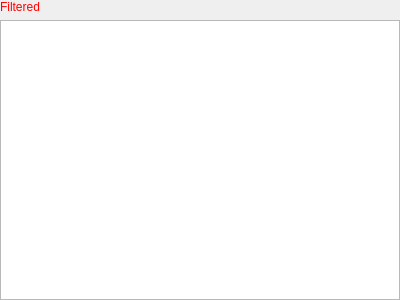
<?xml version="1.0" encoding="UTF-8"?>
<ui version="4.0">
 <class>WsjtxWidget</class>
 <widget class="QWidget" name="WsjtxWidget">
  <property name="geometry">
   <rect>
    <x>0</x>
    <y>0</y>
    <width>400</width>
    <height>300</height>
   </rect>
  </property>
  <property name="windowTitle">
   <string>Form</string>
  </property>
  <layout class="QVBoxLayout" name="verticalLayout">
   <property name="leftMargin">
    <number>0</number>
   </property>
   <property name="topMargin">
    <number>0</number>
   </property>
   <property name="rightMargin">
    <number>0</number>
   </property>
   <property name="bottomMargin">
    <number>0</number>
   </property>
   <item>
    <widget class="QLabel" name="filteredLabel">
     <property name="sizePolicy">
      <sizepolicy hsizetype="Maximum" vsizetype="Maximum">
       <horstretch>0</horstretch>
       <verstretch>0</verstretch>
      </sizepolicy>
     </property>
     <property name="styleSheet">
      <string notr="true">color: red</string>
     </property>
     <property name="text">
      <string>Filtered</string>
     </property>
     <property name="alignment">
      <set>Qt::AlignCenter</set>
     </property>
     <property name="textInteractionFlags">
      <set>Qt::NoTextInteraction</set>
     </property>
    </widget>
   </item>
   <item>
    <widget class="QTableView" name="tableView">
     <property name="focusPolicy">
      <enum>Qt::ClickFocus</enum>
     </property>
     <property name="contextMenuPolicy">
      <enum>Qt::ActionsContextMenu</enum>
     </property>
     <property name="sizeAdjustPolicy">
      <enum>QAbstractScrollArea::AdjustToContents</enum>
     </property>
     <property name="editTriggers">
      <set>QAbstractItemView::NoEditTriggers</set>
     </property>
     <property name="tabKeyNavigation">
      <bool>false</bool>
     </property>
     <property name="alternatingRowColors">
      <bool>true</bool>
     </property>
     <property name="selectionMode">
      <enum>QAbstractItemView::SingleSelection</enum>
     </property>
     <property name="selectionBehavior">
      <enum>QAbstractItemView::SelectRows</enum>
     </property>
     <property name="verticalScrollMode">
      <enum>QAbstractItemView::ScrollPerPixel</enum>
     </property>
     <property name="horizontalScrollMode">
      <enum>QAbstractItemView::ScrollPerPixel</enum>
     </property>
     <property name="sortingEnabled">
      <bool>true</bool>
     </property>
     <attribute name="horizontalHeaderMinimumSectionSize">
      <number>24</number>
     </attribute>
     <attribute name="horizontalHeaderDefaultSectionSize">
      <number>100</number>
     </attribute>
     <attribute name="horizontalHeaderHighlightSections">
      <bool>true</bool>
     </attribute>
     <attribute name="horizontalHeaderShowSortIndicator" stdset="0">
      <bool>true</bool>
     </attribute>
     <attribute name="horizontalHeaderStretchLastSection">
      <bool>true</bool>
     </attribute>
     <attribute name="verticalHeaderVisible">
      <bool>true</bool>
     </attribute>
     <attribute name="verticalHeaderMinimumSectionSize">
      <number>20</number>
     </attribute>
     <attribute name="verticalHeaderDefaultSectionSize">
      <number>20</number>
     </attribute>
     <attribute name="verticalHeaderStretchLastSection">
      <bool>false</bool>
     </attribute>
    </widget>
   </item>
  </layout>
  <action name="actionDisplayedColumns">
   <property name="text">
    <string>Column Visibility...</string>
   </property>
   <property name="toolTip">
    <string>Which columns should be displayed</string>
   </property>
  </action>
  <action name="actionFilter">
   <property name="icon">
    <iconset resource="../res/icons/icons.qrc">
     <normaloff>:/icons/filter_list-24px.svg</normaloff>:/icons/filter_list-24px.svg</iconset>
   </property>
   <property name="text">
    <string>Filter...</string>
   </property>
   <property name="toolTip">
    <string>Filter Spots</string>
   </property>
  </action>
 </widget>
 <resources>
  <include location="../res/icons/icons.qrc"/>
 </resources>
 <connections>
  <connection>
   <sender>tableView</sender>
   <signal>doubleClicked(QModelIndex)</signal>
   <receiver>WsjtxWidget</receiver>
   <slot>tableViewDoubleClicked(QModelIndex)</slot>
   <hints>
    <hint type="sourcelabel">
     <x>199</x>
     <y>181</y>
    </hint>
    <hint type="destinationlabel">
     <x>199</x>
     <y>149</y>
    </hint>
   </hints>
  </connection>
  <connection>
   <sender>tableView</sender>
   <signal>clicked(QModelIndex)</signal>
   <receiver>WsjtxWidget</receiver>
   <slot>tableViewClicked(QModelIndex)</slot>
   <hints>
    <hint type="sourcelabel">
     <x>199</x>
     <y>162</y>
    </hint>
    <hint type="destinationlabel">
     <x>199</x>
     <y>149</y>
    </hint>
   </hints>
  </connection>
  <connection>
   <sender>actionDisplayedColumns</sender>
   <signal>triggered()</signal>
   <receiver>WsjtxWidget</receiver>
   <slot>displayedColumns()</slot>
   <hints>
    <hint type="sourcelabel">
     <x>-1</x>
     <y>-1</y>
    </hint>
    <hint type="destinationlabel">
     <x>199</x>
     <y>149</y>
    </hint>
   </hints>
  </connection>
  <connection>
   <sender>actionFilter</sender>
   <signal>triggered()</signal>
   <receiver>WsjtxWidget</receiver>
   <slot>actionFilter()</slot>
   <hints>
    <hint type="sourcelabel">
     <x>-1</x>
     <y>-1</y>
    </hint>
    <hint type="destinationlabel">
     <x>199</x>
     <y>149</y>
    </hint>
   </hints>
  </connection>
 </connections>
 <slots>
  <slot>tableViewDoubleClicked(QModelIndex)</slot>
  <slot>tableViewClicked(QModelIndex)</slot>
  <slot>displayedColumns()</slot>
  <slot>actionFilter()</slot>
 </slots>
</ui>
